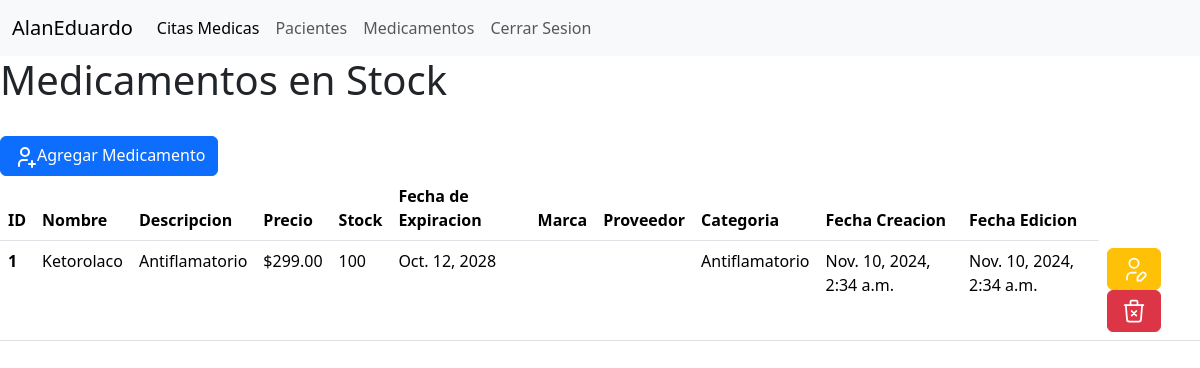
The app's page /medicines/ (signed in) with its own data.
### register/models.py (models this page shows, shortened)
class User(AbstractUser):
    id_user = models.AutoField(primary_key=True, verbose_name="ID del Usuario")
    username = models.CharField(unique=True, max_length=255, verbose_name="Nombre de Usuario")
    name = models.CharField(max_length=255, verbose_name="Nombre")
    last_name = models.CharField(max_length=255, verbose_name="Apellido")
    age = models.IntegerField(verbose_name="Edad")
    cell_number = models.CharField(unique=True, max_length=10, verbose_name="Telefono Celular")
    email = models.EmailField(unique=True, verbose_name="Correo Electronico")
    password = models.CharField(max_length=130)
    administrator_profile = models.BooleanField(default=False, verbose_name="Perfil Administrador")
    created = models.DateTimeField(auto_now_add=True, verbose_name="Fecha de Creacion")
    updated = models.DateTimeField(auto_now=True, verbose_name="Fecha de Actualizacion")
    class Meta:
        verbose_name = "usuario"
        verbose_name_plural = "usuarios"
        ordering = ["-created"] # Campo de ordenamiento par nuestros registros. Del mas nuevo al mas antiguo.

### medicamentos/models.py (models this page shows, shortened)
class Medicine(models.Model):
    name = models.CharField(max_length=100, verbose_name="Nombre")
    description = models.TextField(verbose_name="Descripcion")
    price = models.DecimalField(max_digits=8, decimal_places=2, verbose_name="Precio")
    stock = models.PositiveIntegerField(verbose_name="Stock")
    expiration_date = models.DateField(verbose_name="Fecha de expiracion")
    category = models.CharField(max_length=100, verbose_name="Categoria")
    brand = models.CharField(max_length=100, verbose_name="Marca")
    supplier = models.CharField(max_length=100, verbose_name="Proveedor")
    created = models.DateTimeField(auto_now_add=True, verbose_name="Fecha de Creacion")
    updated = models.DateTimeField(auto_now=True, verbose_name="Fecha de Actualizacion")
    class Meta:
        verbose_name = "medicamento"
        verbose_name_plural = "medicamentos"
        ordering = ["-created"] # Campo de ordenamiento par nuestros registros. Del mas nuevo al mas antiguo.

### medicamentos/views.py (the view)
# urls.py: path('medicines/', views_medicine.medicines, name='medicines'),
@login_required  # ! Requerimos la sesion del usuario.
def medicines(request):
    medicines = None
    message_error = None
    try:
        with transaction.atomic():
            medicines = Medicine.objects.all()
    except Exception as e:
        message_error = f'Error al obtener los medicamentos en stock. {str(e)}'
    return render(request, 'medicamentos/medicines.html', {'medicines': medicines, 'message_error': message_error})

### medicamentos/templates/medicamentos/medicines.html (shortened to what this page needs)
{% extends 'core/base.html' %}
{% block content %}
  <h1>Medicamentos en Stock</h1>
  <br />
  <a href="{% url 'add_medicines' %}" class="btn btn-primary" title="Nuevo Paciente">
    Agregar Medicamento
  </a>
  <br />
  {% if medicines %}
    <section>
      <table class="table">
        <thead>
          <tr>
            <th scope="col">ID</th>
            <th scope="col">Nombre</th>
            <th scope="col">Descripcion</th>
            <th scope="col">Precio</th>
            <th scope="col">Stock</th>
            <th scope="col">Fecha de Expiracion</th>
            <th scope="col">Marca</th>
            <th scope="col">Proveedor</th>
            <th scope="col">Categoria</th>
            <th scope="col">Fecha Creacion</th>
            <th scope="col">Fecha Edicion</th>
          </tr>
        </thead>
        <tbody>
          {% for medicine in medicines %}
            <tr>
              <th scope="row">{{ medicine.id }}</th>
              <td>{{ medicine.name }}</td>
              <td>{{ medicine.description }}</td>
              <td>${{ medicine.price }}</td>
              <td>{{ medicine.stock }}</td>
              <td>{{ medicine.expiration_date }}</td>
              <td>{{ medicine.brand }}</td>
              <td>{{ medicine.supplier }}</td>
              <td>{{ medicine.category }}</td>
              <td>{{ medicine.created }}</td>
              <td>{{ medicine.updated }}</td>
              <td>
                <a href="{% url 'edit_medicine' medicine.id %}" title="Editar" class="btn btn-warning">
                </a>
                <a href="{% url 'confirm_delete_medicine' medicine.id %}" title="Eliminar" class="btn btn-danger">
                </a>
              </td>
            </tr>
          {% endfor %}
        </tbody>
      </table>
    </section>
  {% else %}
    <br />
    <div class="alert alert-primary alert-sm" role="alert">
      <a href="{% url 'add_medicines' %}" class="alert-link">Agrega medicamentos</a> para poder visualizarlos en tus registros.
      <button type="button" class="btn-close" data-bs-dismiss="alert" aria-label="Close"></button>
    </div>
  {% endif %}
{% endblock %}

### core/templates/core/base.html (shortened to what this page needs)
<!DOCTYPE html>
<html lang="en">
  <head>
    <link href="https://cdn.jsdelivr.net/npm/bootstrap@5.3.2/dist/css/bootstrap.min.css" rel="stylesheet" />
  </head>
  <body>
    {% if request.path != '/login/' and request.path != '/register/' and request.path != '/agregar_paciente/' %}
      {% if user %}
        <nav class="navbar navbar-expand-lg bg-body-tertiary">
          <div class="container-fluid">
            <a class="navbar-brand" href="{% url 'index' %}">{{ user.username }}</a>
            <div class="collapse navbar-collapse" id="navbarNav">
              <ul class="navbar-nav">
                <li class="nav-item">
                  <a class="nav-link active" href="{% url 'quotes' %}">Citas Medicas</a>
                </li>
                <li class="nav-item">
                  <a class="nav-link" href="{% url 'pacientes' %}">Pacientes</a>
                </li>
                <li class="nav-item">
                  <a class="nav-link" href="{% url 'medicines' %}">Medicamentos</a>
                </li>
                <li class="nav-item">
                  <a class="nav-link" href="{% url 'logout_user' %}">Cerrar Sesion</a>
                </li>
              </ul>
            </div>
          </div>
        </nav>
      {% endif %}
    {% endif %}
    {% block content %}{% endblock %}
    {% load static %} {% comment %}Incluimos archivos estaticos.{% endcomment %}
  </body>
</html>

### records on screen
User: username "AlanEduardo"
Medicine: id "1", name "Ketorolaco", description "Antiflamatorio", price "299.00", stock "100", expiration_date "Oct. 12, 2028", category "Antiflamatorio", created "Nov. 10, 2024, 2:34 a.m.", updated "Nov. 10, 2024, 2:34 a.m."
